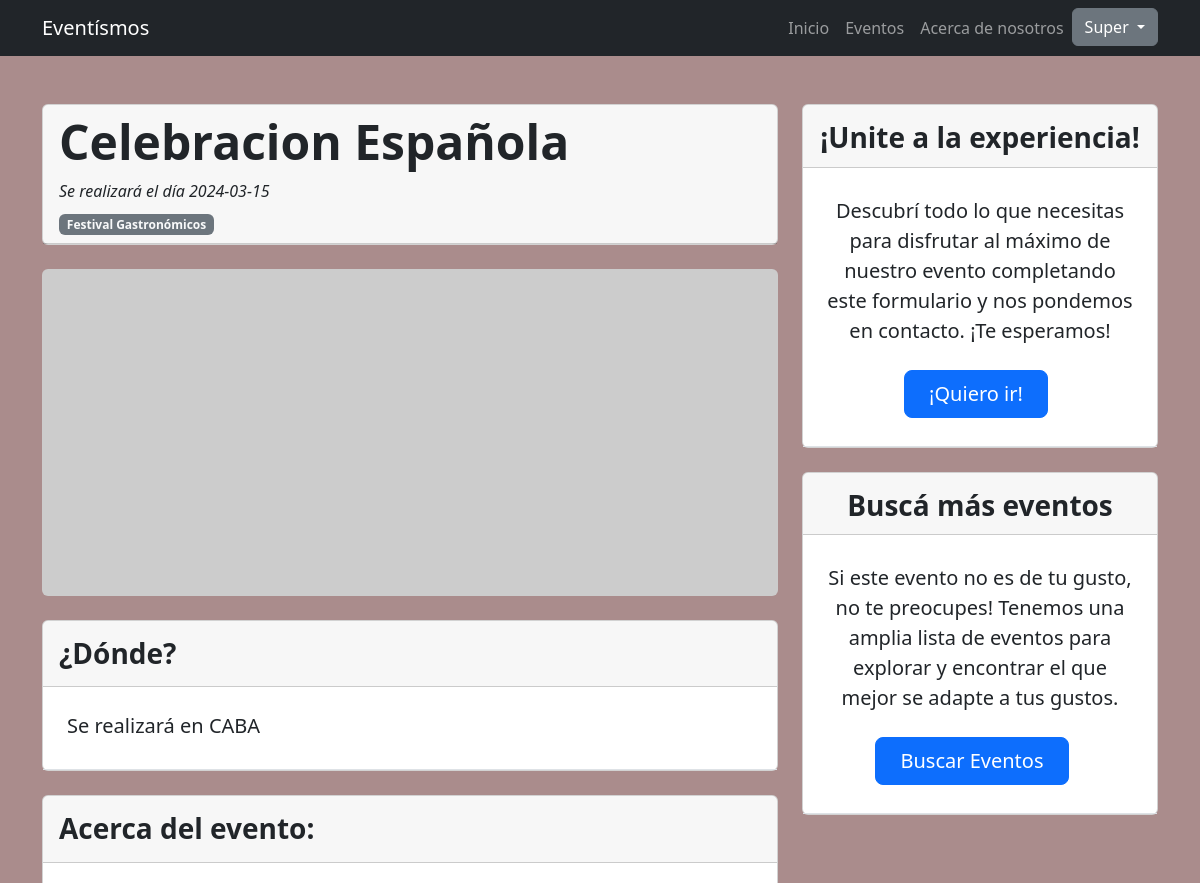
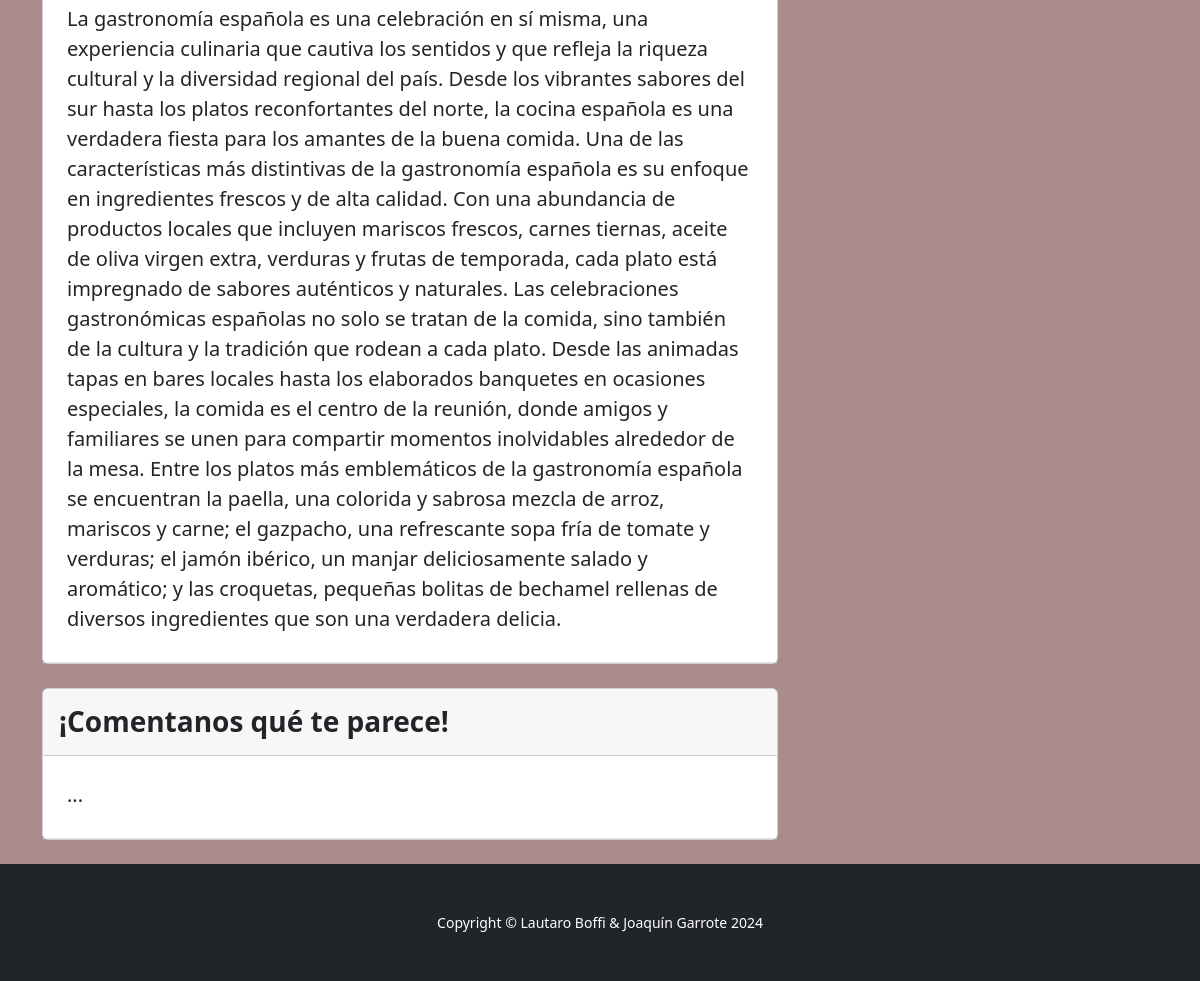
The app's page /appentrega/evento_detalle/1/ (signed in) with its own data (2 pictures, top to bottom).
### users/models.py (models this page shows, shortened)
class CustomUser(AbstractUser):
    first_name = models.CharField(max_length=30, blank=True)
    last_name = models.CharField(max_length=30, blank=True)
    profile_picture = models.ImageField(upload_to='profile_pictures/', null=True, blank=True)

### appentrega/models.py (models this page shows, shortened)
class Evento(models.Model):
    nombre = models.CharField(max_length=40)
    categoria = models.CharField(max_length=40)
    ubicacion = models.CharField(max_length=40)
    fecha = models.CharField(max_length=40)
    descripcion = models.CharField(max_length=10000)

### appentrega/views.py (the view)
# urls.py: path('evento_detalle/<int:pk>/', views.EventoDetailView.as_view(), name="DetalleEvento"),
class EventoDetailView(LoginRequiredMixin, DetailView):
    model = Evento
    template_name = "appentrega/evento_detalle.html"

### appentrega/templates/appentrega/evento_detalle.html
{% extends 'appentrega/base.html' %}
{% load static %}
{% block form %}
<div class="container mt-5">
    <div class="row">
        <div class="col-lg-8">
            <article>
                <header class="mb-4">
                    <div class="card mb-2">
                        <div class="card-header">
                            <h1 class="display-5 fw-bolder text-dark mb-2">{{ evento.nombre }}</h1>
                            <div class="fst-italic mb-2">Se realizará el día {{ evento.fecha }}</div>
                            <a class="badge bg-secondary text-decoration-none link-light" href="{% url 'Nada' %}">{{ evento.categoria }}</a>
                        </div>
                    </div>
                </header>
                <figure class="mb-4"><img class="img-fluid rounded" src="https://dummyimage.com/900x400/ced4da/6c757d.jpg" alt="..." /></figure>
                <div class="card mb-4">
                    <div class="card-header">
                        <div class="mb-2">
                            <h3 class="fw-bolder mb-2 mt-2">¿Dónde?</h3>
                        </div>
                    </div>
                    <section class="py-4 border-bottom">
                        <div class="container px-4 px-lg-4 mb-1 mt-0">
                            <p class="lead fw-normal text-dark-50 mb-0">Se realizará en {{ evento.ubicacion }}</p>
                        </div>
                    </section>
                </div>
                <div class="card mb-4">
                    <div class="card-header">
                        <div class="mb-2">
                            <h3 class="fw-bolder mb-2 mt-2">Acerca del evento:</h3>
                        </div>
                    </div>
                    <section class="py-4 border-bottom">
                        <div class="container px-4 px-lg-4 mb-1 mt-0">
                            <p class="lead fw-normal text-dark-50 mb-0">{{ evento.descripcion }}</p>
                        </div>
                    </section>
                </div>
            </article>
            <div class="card mb-4">
                <div class="card-header">
                    <div class="mb-2">
                        <h3 class="fw-bolder mb-2 mt-2">¡Comentanos qué te parece!</h3>
                    </div>
                </div>
                <section class="py-4 border-bottom">
                    <div class="container px-4 px-lg-4 mb-1 mt-0">
                        <p class="lead fw-normal text-dark-50 mb-0">...</p>
                    </div>
                </section>
            </div>
        </div>
        <div class="col-lg-4">
            <div class="card mb-4">
                <div class="card-header">
                    <div class="text-center my-1">
                        <h3 class="fw-bolder mb-1 mt-2">¡Unite a la experiencia!</h3>
                    </div>
                </div>
                <section class="py-4 border-bottom">
                    <div class="container px-0 px-lg-4 mb-0 mt-0">
                        <div class="text-center my-1">
                            <p class="fs-5 mb-4">Descubrí todo lo que necesitas para disfrutar al máximo de nuestro evento completando este formulario y nos pondemos en contacto. ¡Te esperamos!</p>
                        </div>
                        <div class="text-center my-1">
                            <a class="btn btn-primary btn-lg px-4 me-sm-2" href="{% url "Nada" %}">¡Quiero ir!</a>
                        </div>
                    </div>
                </section>
            </div>
            <div class="card mb-4">
                <div class="card-header">
                    <div class="text-center my-1">
                        <h3 class="fw-bolder mb-1 mt-2">Buscá más eventos</h3>
                    </div>
                </div>
                <section class="py-4 border-bottom">
                    <div class="container px-0 px-lg-4 mb-0 mt-0">
                        <div class="text-center my-1">
                            <p class="fs-5 mb-4">Si este evento no es de tu gusto, no te preocupes! Tenemos una amplia lista de eventos para explorar y encontrar el que mejor se adapte a tus gustos.</p>
                        </div>
                        <div class="text-center my-1">
                            <a class="btn btn-primary btn-lg px-4 me-sm-3" href="{% url "ListaEvento" %}">Buscar Eventos</a>
                        </div>
                    </div>
                </section>
            </div>
        </div>
    </div>
</div>
{% endblock form %}

### appentrega/templates/appentrega/base.html (shortened to what this page needs)
<!DOCTYPE html>
<html lang="en">
  <head>
    {% load static %}
    <link href="{% static "css/styles.css" %}" rel="stylesheet" />
  </head>
  <body>
    <nav class="navbar navbar-expand-lg navbar-dark bg-dark">
      <div class="container">
        <a class="navbar-brand" href="{% url "Inicio" %}">Eventísmos</a>
        <div class="collapse navbar-collapse" id="navbarSupportedContent">
          <ul class="navbar-nav ms-auto mb-2 mb-lg-0">
            <li class="nav-item"><a class="nav-link" href="{% url "Inicio" %}">Inicio</a></li>
            <li class="nav-item"><a class="nav-link" href="{% url "ListaEvento" %}">Eventos</a></li>
            <li class="nav-item"><a class="nav-link" href="{% url "About" %}">Acerca de nosotros</a></li>
            {% if request.user.is_authenticated %}
            <div class="dropdown">
                <button class="btn btn-secondary dropdown-toggle" type="button" id="dropdownMenuButton1" data-bs-toggle="dropdown" aria-expanded="false">
                    {{ request.user.username }}
                </button>
            </div>
        {% endif %}
          </ul>
        </div>
      </div>
    </nav>
    {% block form %}
    {% endblock form %}
    <footer class="py-5 bg-dark">
      <div class="container px-5">
        <p class="m-0 text-center text-white small">Copyright &copy; Lautaro Boffi & Joaquín Garrote 2024</p>
      </div>
    </footer>
  </body>
</html>

### records on screen
CustomUser: user.username "Super"
Evento: nombre "Celebracion Española", fecha "2024-03-15", categoria "Festival Gastronómicos", ubicacion "CABA", descripcion "La gastronomía española es una celebración en sí misma, una experiencia culinaria que cautiva los sentidos y que refleja la riqueza cultural y la diversidad regional del país. Desde los vibrantes sabores del sur hasta los platos reconfortantes del norte, la cocina española es una verdadera fiesta para los amantes de la buena comida. Una de las características más distintivas de la gastronomía española es su enfoque en ingredientes frescos y de alta calidad. Con una abundancia de productos locales que incluyen mariscos frescos, carnes tiernas, aceite de oliva virgen extra, verduras y frutas de temporada, cada plato está impregnado de sabores auténticos y naturales. Las celebraciones…"
